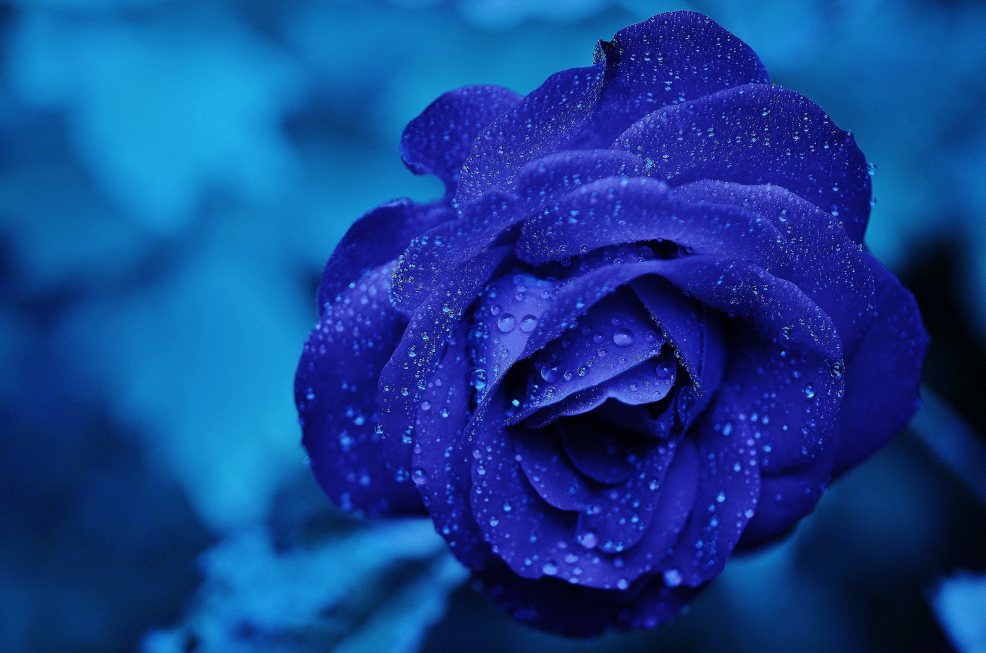
#> input picture samples/flower.jpg, 4928 x 3264 px (shown at 1/5 size)
$ jupyter execute jupyternotebook.ipynb   (shell and % lines are left out)
#> lines starting #> are read from the running program, lines starting #| are printed output that depends on the picture
# Matrix Bubbling

%reload_ext autoreload
%autoreload 2
%matplotlib inline

[cell 1]
# This file contains all the main external libs we'll use
# We'll assume you already have numpy and opencv installed
import cv2
import numpy as np
import matplotlib.pyplot as plt

# Utility Functions
def draw_with_size(image, size_in_inches):
    plt.figure(figsize=(size_in_inches, size_in_inches))
    plt.imshow(image);

def random_image(shape):
    return np.random.uniform(0, 1, size=shape).astype(np.float32)

def scale_match(src, targ):
    """Returns the targ image resized so that its at exactly as big as src, while maintaining its aspect ratio.
    This may mean that the right or the bottom may be cropped."""
    h,w,_ = src.shape
    sh,sw,_ = targ.shape
    ratio = max(h/sh,w/sw);
    res = cv2.resize(targ, (int(sw*ratio), int(sh*ratio)))
    return res[:h,:w]

## Some Morphological Operations

Morphological operations apply a structuring element to an input image, creating an output image of the same size. In a morphological operation, the value of each pixel in the output image is based on a comparison of the corresponding pixel in the input image with its neighbors. By choosing the size and shape of the neighborhood, you can construct a morphological operation that is sensitive to specific shapes in the input image.

We'll use the following morphological operations to try to mimick real life transformations to images.

### Dilation and Erosion

Dilation adds pixels to the boundaries of objects in an image, while erosion removes pixels on object boundaries. The number of pixels added or removed from the objects in an image depends on the size and shape of the structuring element used to process the image. In the morphological dilation and erosion operations, the state of any given pixel in the output image is determined by applying a rule to the corresponding pixel and its neighbors in the input image. The rule used to process the pixels defines the operation as a dilation or an erosion.
Reference - https://www.mathworks.com/help/images/morphological-dilation-and-erosion.html

*
Dilation - The value of the output pixel is the maximum value of all the pixels in the input pixel's neighborhood. In a binary image, if any of the pixels is set to the value 1, the output pixel is set to 1.

*
Erosion - The value of the output pixel is the minimum value of all the pixels in the input pixel's neighborhood. In a binary image, if any of the pixels is set to 0, the output pixel is set to 0.

[cell 2]
# Flower Image
img = cv2.imread('samples/flower.jpg',-1)
#> img is the input picture: shape (3264, 4928, 3); mean B, G, R 144.2, 64.7, 19
draw_with_size(img, 7)
kernel = np.ones((50,50),np.uint8)

# Dilation
dilation = cv2.dilate(img,kernel,iterations = 1)
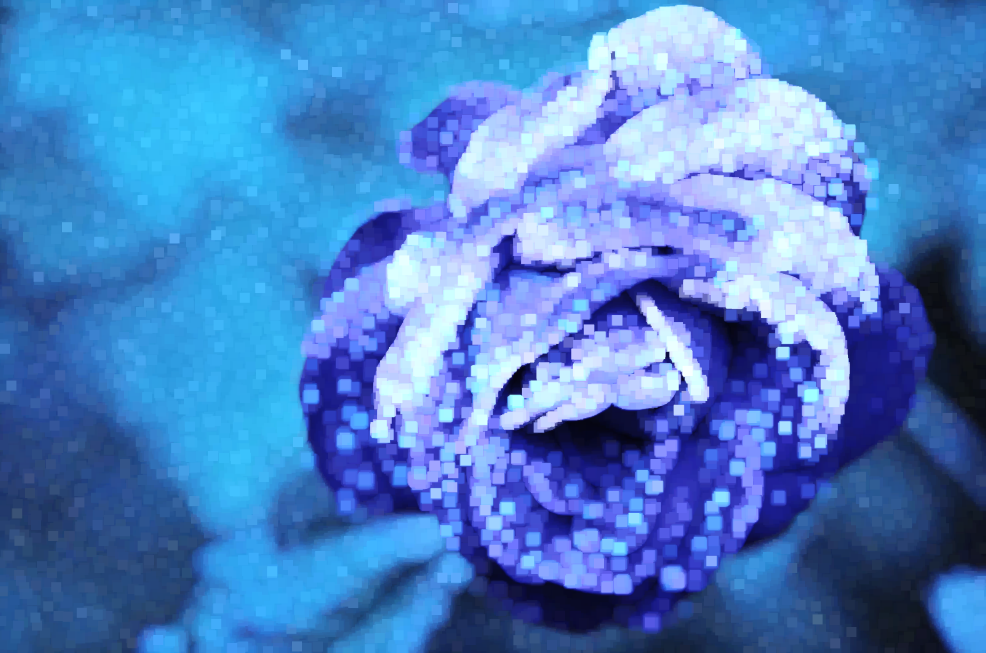
#> dilation: shape (3264, 4928, 3) (shown at 1/5 size); mean B, G, R 198.9, 129, 77
draw_with_size(dilation, 7)

# Erosion
erosion = cv2.erode(img,kernel,iterations = 1)
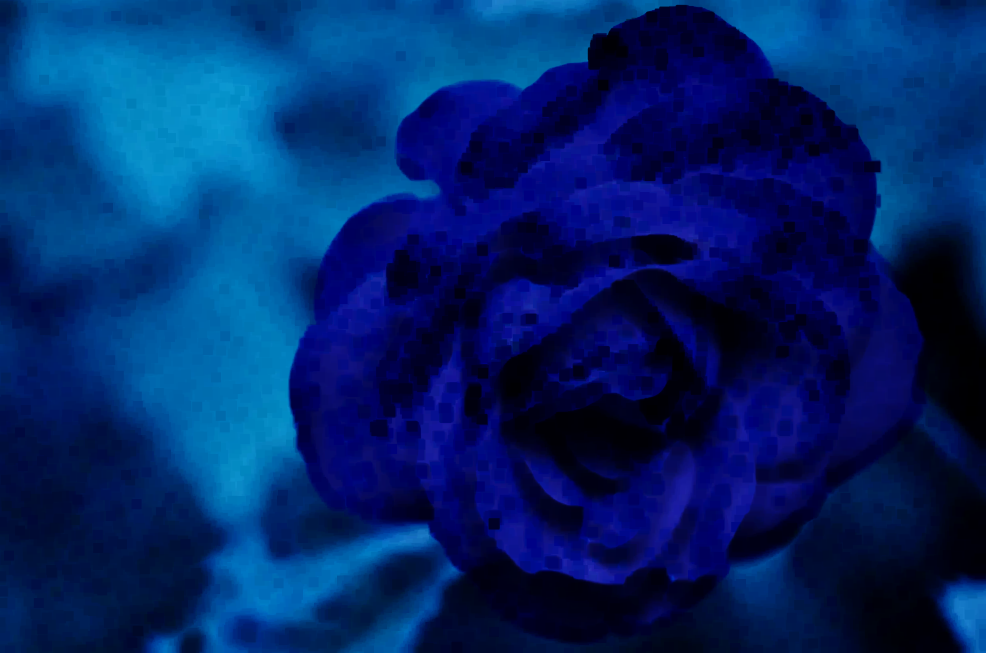
#> erosion: shape (3264, 4928, 3) (shown at 1/5 size); mean B, G, R 104, 36.1, 1.1
draw_with_size(erosion, 7)

[cell 3]
# Flower Image
img = cv2.imread('samples/Writing.jpg',1)
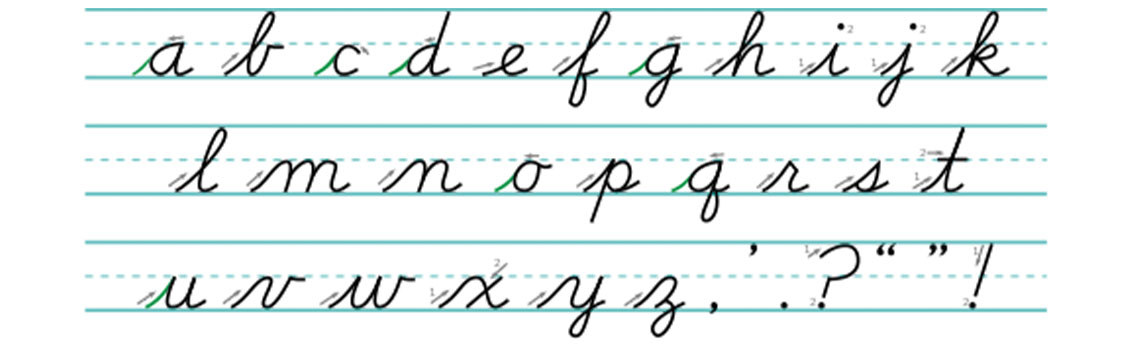
#> input picture samples/Writing.jpg, 1130 x 349 px
#> img is the input picture: shape (349, 1130, 3); mean B, G, R 240.6, 240.8, 235.2
draw_with_size(img, 7)
kernel = np.ones((50,50),np.uint8)
dilation = cv2.dilate(img,kernel,iterations = 1)
#> dilation: shape (349, 1130, 3); every value is 255
draw_with_size(dilation, 7)
erosion = cv2.erode(img,kernel,iterations = 1)
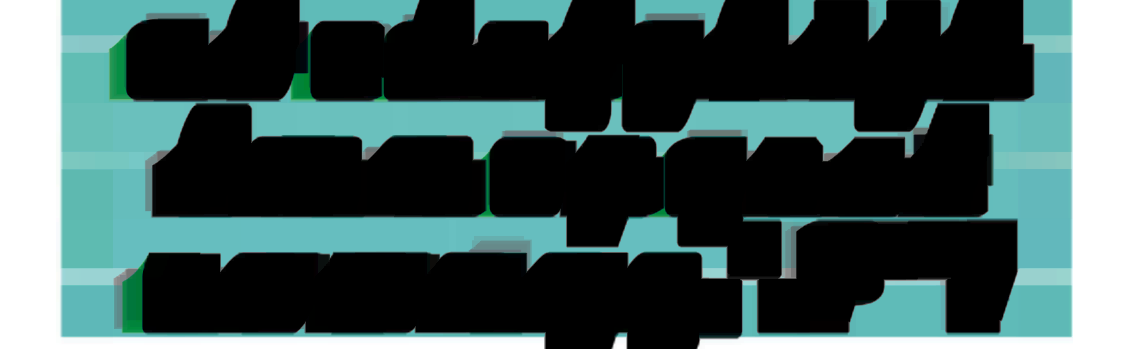
#> erosion: shape (349, 1130, 3); mean B, G, R 84.7, 85.7, 62
draw_with_size(erosion, 7)

### Adding Random Noise

[cell 4]
# Gaussian Noise
image = cv2.imread('samples/small-animal.jpg',-1)
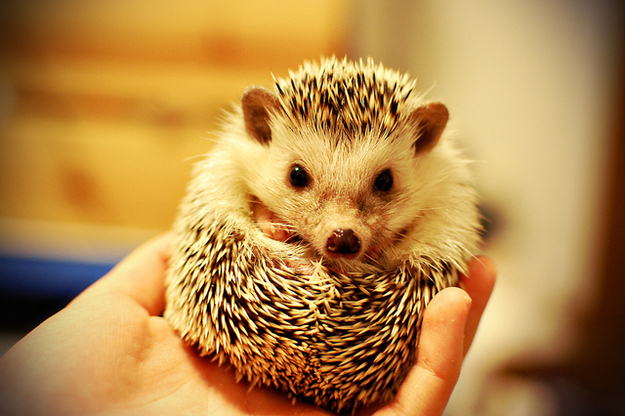
#> input picture samples/small-animal.jpg, 625 x 416 px
#> image is the input picture: shape (416, 625, 3); mean B, G, R 72.4, 135.9, 181.7
draw_with_size(image, 7)
row,col,ch= image.shape
#> row = 416; col = 625; ch = 3
mean = 0.0
var = 0.01
sigma = var**0.5
gauss = np.array(image.shape)
#> gauss = [416, 625, 3]
gauss = np.random.normal(mean,sigma,(row,col,ch))
gauss = gauss.reshape(row,col,ch)
noisy = image + 1000*gauss
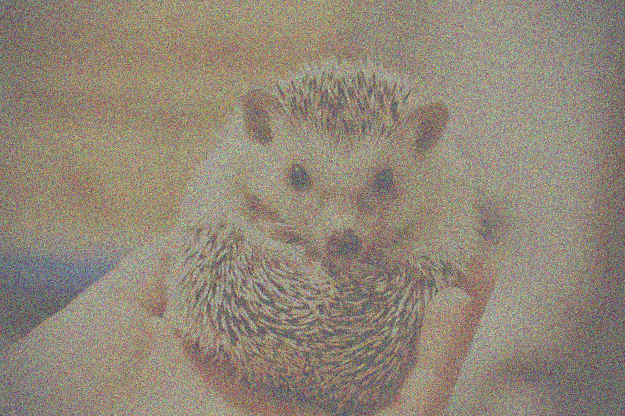
#> noisy: shape (416, 625, 3) float64; mean B, G, R 72.6, 136.3, 181.8; drawn with min black and max white
draw_with_size(noisy, 7)
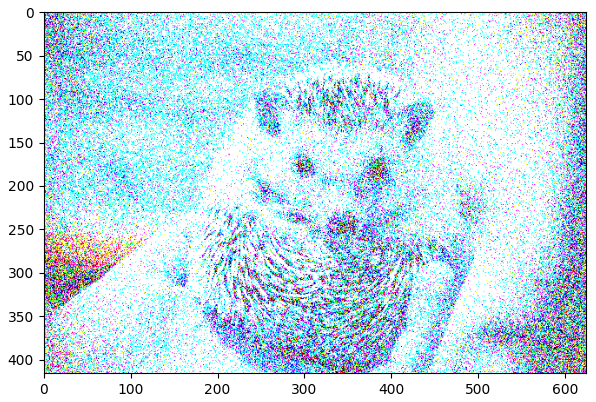
#> figure drawn by matplotlib, 1 panel; B, G, R data is drawn as R, G, B

This function computes the distance between two matrices `A` and `B` and returns a score. Here, `n` is a parameter that specifies how many cuts to make along each axis.

[cell 5]
def computeDistance(A, B, n, metric):
    row, col = A.shape
    # trim matrix so grids are all the same size
    row -= row % n
    col -= col % n
    dist = 0
    for i in range(row // n):
        for j in range(col // n):
            # gridA = A[n*i:n*i+n][n*j:n*j+n]
            gridA = A[np.ix_(range(n*i,n*i+n), range(n*j,n*j+n))]
            gridB = B[np.ix_(range(n*i,n*i+n), range(n*j,n*j+n))]
            meanA, covA = getSummary(gridA)
            # print(covA)
            meanB, covB = getSummary(gridB)
            # print(covB)
            dist += getDist(meanA, covA, meanB, covB, metric)
    return dist

def getSummary(grid):
    # get points in grid as an array
    x = []
    y = []
    row, col = grid.shape
    # print(grid.shape)
    # print(row, col)
    for i in range(row):
        for j in range(col):
            # print(i, j, grid[i][j])
            if grid[i][j] > 0:
                for k in range(grid[i][j]):
                    x.append(i)
                    y.append(j)
    x = np.array(x)
    y = np.array(y)
    # print(x)
    # print(y)
    xMean = np.mean(x)
    yMean = np.mean(y)
    mean = np.array([xMean, yMean])
    x = x - xMean
    y = y - yMean
    coords = np.vstack([x, y])
    cov = np.cov(coords)
    return (mean.T, cov)

def getDist(meanA, covA, meanB, covB, metric):
    '''Pick which distance metric to use'''
    if metric == "KL":
        return getKLDiv(meanA, covA, meanB, covB)
    if metric == "Hell":
        return getHellDist(meanA, covA, meanB, covB)
    else:
        raise ValueError()

def getKLDiv(meanA, covA, meanB, covB):
    '''A represents the actual distribution and B represents the test distribution'''
    mu = meanB - meanA
    return 0.5 * (np.log(np.linalg.det(covB) / np.linalg.det(covA)) \
                  + mu.T @ np.linalg.inv(covB) @ mu \
                  + np.trace(covA @ np.linalg.inv(covB)) \
                  - 2)

def getHellDist(meanA, covA, meanB, covB):
    mu = meanA - meanB
    return 1 \
           - np.power(np.linalg.det(covA), 0.25) \
           * np.power(np.linalg.det(covA), 0.25) \
           / np.power(np.linalg.det((covA+covB)/2), 0.5) \
           * np.exp(-0.125 * mu.T @ np.linalg.inv((covA+covB)/2) @ mu)

[cell 6]
test1 = np.array([[1, 2, 3],
                  [4, 5, 6],
                  [5, 6, 7],
                  [5, 7, 8],
                  [7, 8, 9]])

test2 = np.array([[0, 5, 3],
                  [6, 7, 0],
                  [5, 6, 10],
                  [9, 0, 8],
                  [7, 9, 0]])

# computeDistance()
for metric in ["Hell", "KL"]:
    for (A, B) in [(test1, test1), (test1, test2), (test2, test1), (test2, test2)]:
        a = "test1" if np.array_equal(A, test1) else "test2"
        b = "test1" if np.array_equal(B, test1) else "test2"
        print("A: " + a)
        print("B: " + b)
        print("metric: " + str(metric))
        try:
            print(computeDistance(A, B, 2, metric))
            print()
        except:
            print("Error")
            print()
    print("-----------------------")
